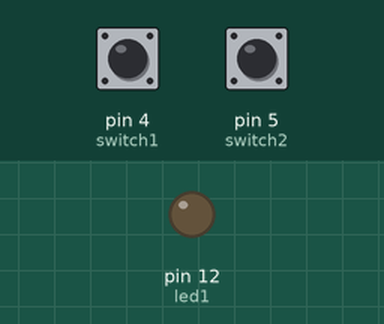
Recording of a sketch running on a simulated Arduino Uno, built with avr-gcc and run on an emulated ATmega328P. Parts: output pins drawn as LEDs (lit = HIGH). The inputs (shaded band) are chosen by the test bench; at power-on: pin 4 (switch1) HIGH, pin 5 (switch2) HIGH.

Above: at 1.2 s.
1.3 s: pin 4 (switch1) pulled LOW for 0.15 s
At 2.6 s:
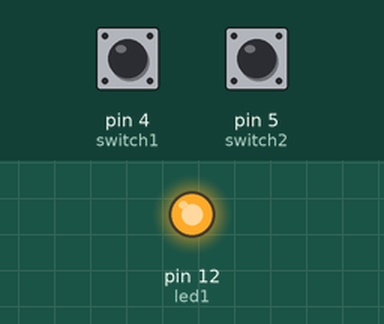
4.6 s: pin 4 (switch1) pulled LOW for 1 s
At 5.2 s:
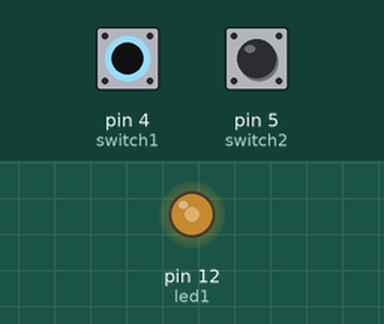
7.1 s: pin 4 (switch1) pulled LOW for 3.2 s
At 10.7 s:
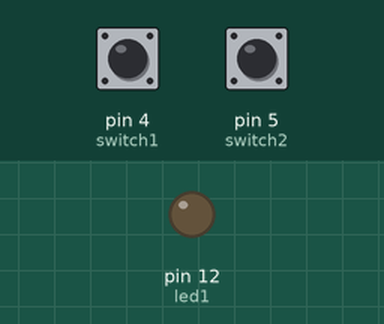
Timing chart, 0 to 12.2 s (numbered marks = the images above; inputs shaded):
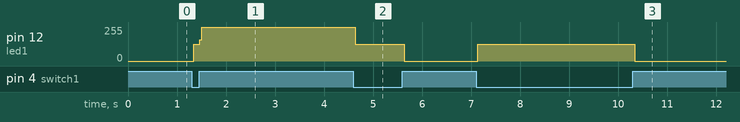

The sketch:

2switch_led.ino
```cpp
#define led1 12
#define switch1 4
#define switch2 5
#define SWITCHPRESSED LOW
#define LAGG1 200
#define LAGG2 200
#define LOFF HIGH
#define LON LOW

int led1State = LOFF;
int switch1OldState;
int switch2OldState;

void setup() {

pinMode (led1, OUTPUT);
pinMode (switch1, INPUT_PULLUP);
pinMode (switch2, INPUT_PULLUP);
//digitalWrite (led1, led1State);
switch1OldState = digitalRead (switch1);
switch2OldState = digitalRead (switch2);
//led1OldState = digitalRead (switch2);
Serial.begin (9600);


}

void loop() {

  int switch2NewState = digitalRead (switch2);
    if (switch2NewState != switch2OldState){
      if (switch2NewState == SWITCHPRESSED){
        Serial.println ("Moi, en enää jaksa :D");

      }
    }

 int switch1NewState = digitalRead (switch1);

  if (switch1NewState != switch1OldState){
    if (switch1NewState == SWITCHPRESSED){

     if (led1State == LOFF) {
      led1State = LON;
      }else{
        led1State = LOFF;

      }
      digitalWrite (led1, led1State);

      if (led1State == LON){

      }
    }

    switch2OldState = switch2NewState;

  }
}
```

Measured:
- after the input at 1.3 s, pin 12 (led1): 0/255 → 126/255 at once, → 255/255 0.12 s later
- after the input at 4.6 s, pin 12 (led1): 255/255 → 126/255 at once, → 0/255 1.0 s later
- after the input at 7.1 s, pin 12 (led1): 0/255 → 126/255 at once, → 0/255 3.2 s later
